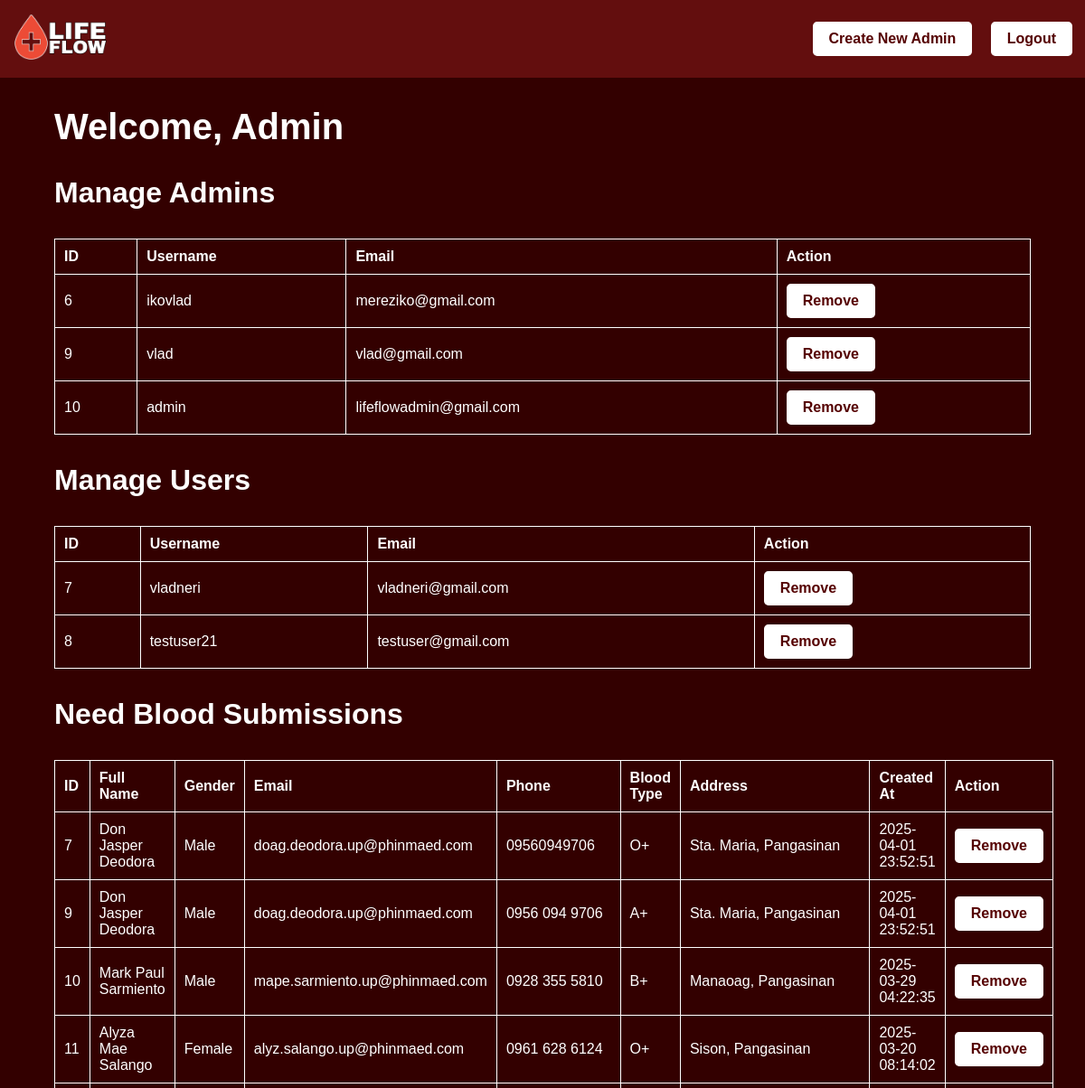
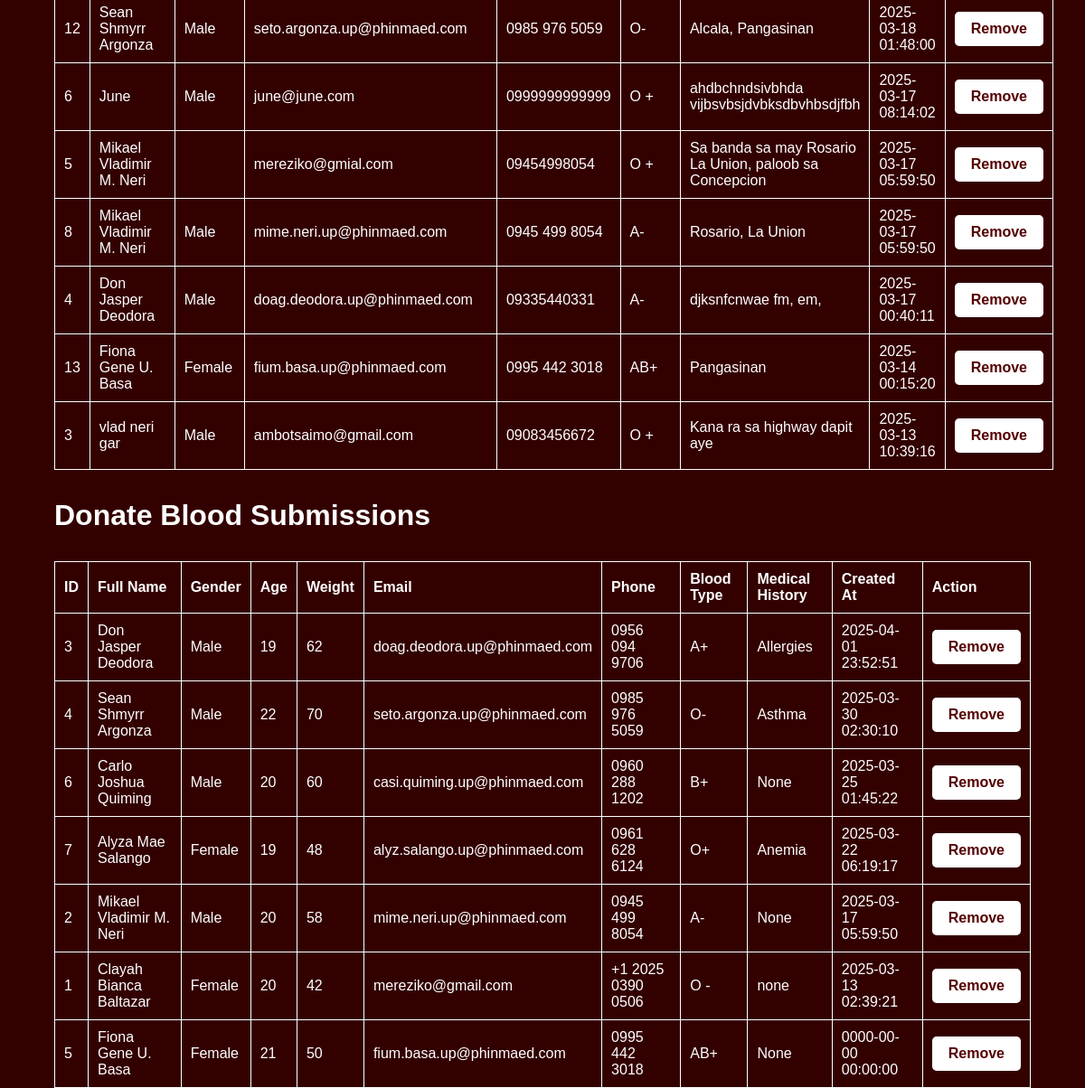
Page /htdocs/Life-Flow/admin.php (signed in) on the committed database (2 pictures, top to bottom).
### tables this page shows
CREATE TABLE `users` (
  `id` int(11) NOT NULL,
  `username` varchar(50) NOT NULL,
  `email` varchar(100) NOT NULL,
  `password` varchar(255) NOT NULL,
  `is_admin` tinyint(1) DEFAULT 0
);

CREATE TABLE `need_blood` (
  `id` int(11) NOT NULL,
  `user_id` int(11) DEFAULT NULL,
  `full_name` varchar(100) DEFAULT NULL,
  `gender` varchar(10) DEFAULT NULL,
  `email` varchar(100) DEFAULT NULL,
  `phone` varchar(20) DEFAULT NULL,
  `blood_type` varchar(10) DEFAULT NULL,
  `address` text DEFAULT NULL,
  `created_at` timestamp NOT NULL DEFAULT current_timestamp()
);

CREATE TABLE `donate_blood` (
  `id` int(11) NOT NULL,
  `user_id` int(11) DEFAULT NULL,
  `full_name` varchar(100) DEFAULT NULL,
  `gender` varchar(10) DEFAULT NULL,
  `age` int(11) DEFAULT NULL,
  `weight` int(11) DEFAULT NULL,
  `email` varchar(100) DEFAULT NULL,
  `phone` varchar(20) DEFAULT NULL,
  `blood_type` varchar(10) DEFAULT NULL,
  `medical_history` text DEFAULT NULL,
  `created_at` timestamp NOT NULL DEFAULT current_timestamp()
);

### htdocs/Life-Flow/admin.php (the view, shortened to what this page needs)
<?php
include('db_connect.php');
$admins       = $conn->query("SELECT id, username, email FROM users WHERE is_admin=1");
$normal_users = $conn->query("SELECT id, username, email FROM users WHERE is_admin=0");
$needRequests   = $conn->query("SELECT * FROM need_blood ORDER BY created_at DESC");
$donateRequests = $conn->query("SELECT * FROM donate_blood ORDER BY created_at DESC");
?>
<!DOCTYPE html>
<html>
<head>
    <link rel="stylesheet" href="./css/admin.css">
</head>
<body>
    <nav class="navbar container">
        <div class="logo">
            <a href="./index.php">
                <img src="./images/Frame 4.png" alt="Logo">
            </a>
        </div>
        <div class="nav-right">
            <a href="admin_register.php" class="button">Create New Admin</a>
            <a href="admin_logout.php" class="button">
                <button>Logout</button>
            </a>
        </div>
    </nav>
    <div class="container">
        <h1>Welcome, Admin</h1>
        <h2>Manage Admins</h2>
        <table>
            <tr>
                <th>ID</th>
                <th>Username</th>
                <th>Email</th>
                <th>Action</th>
            </tr>
            <?php while ($row = $admins->fetch_assoc()) { ?>
            <tr>
                <td><?= $row['id'] ?></td>
                <td><?= htmlspecialchars($row['username']) ?></td>
                <td><?= htmlspecialchars($row['email']) ?></td>
                <td>
                    <a href="admin.php?delete_user=<?= $row['id'] ?>" class="button">Remove</a>
                </td>
            </tr>
            <?php } ?>
        </table>
        <h2>Manage Users</h2>
        <table>
            <tr>
                <th>ID</th>
                <th>Username</th>
                <th>Email</th>
                <th>Action</th>
            </tr>
            <?php while ($row = $normal_users->fetch_assoc()) { ?>
            <tr>
                <td><?= $row['id'] ?></td>
                <td><?= htmlspecialchars($row['username']) ?></td>
                <td><?= htmlspecialchars($row['email']) ?></td>
                <td>
                    <a href="admin.php?delete_user=<?= $row['id'] ?>" class="button">Remove</a>
                </td>
            </tr>
            <?php } ?>
        </table>
        <h2>Need Blood Submissions</h2>
        <table>
            <tr>
                <th>ID</th>
                <th>Full Name</th>
                <th>Gender</th>
                <th>Email</th>
                <th>Phone</th>
                <th>Blood Type</th>
                <th>Address</th>
                <th>Created At</th>
                <th>Action</th>
            </tr>
            <?php while ($row = $needRequests->fetch_assoc()) { ?>
            <tr>
                <td><?= $row['id'] ?></td>
                <td><?= htmlspecialchars($row['full_name']) ?></td>
                <td><?= htmlspecialchars($row['gender']) ?></td>
                <td><?= htmlspecialchars($row['email']) ?></td>
                <td><?= htmlspecialchars($row['phone']) ?></td>
                <td><?= htmlspecialchars($row['blood_type']) ?></td>
                <td><?= htmlspecialchars($row['address']) ?></td>
                <td><?= $row['created_at'] ?></td>
                <td>
                    <a href="admin.php?remove_need_id=<?= $row['id'] ?>"
                       class="button"
                       onclick="return confirm('Remove this Need Blood entry?');">
                       Remove
                    </a>
                </td>
            </tr>
            <?php } ?>
        </table>
        <h2>Donate Blood Submissions</h2>
        <table>
            <tr>
                <th>ID</th>
                <th>Full Name</th>
                <th>Gender</th>
                <th>Age</th>
                <th>Weight</th>
                <th>Email</th>
                <th>Phone</th>
                <th>Blood Type</th>
                <th>Medical History</th>
                <th>Created At</th>
                <th>Action</th>
            </tr>
            <?php while ($row = $donateRequests->fetch_assoc()) { ?>
            <tr>
                <td><?= $row['id'] ?></td>
                <td><?= htmlspecialchars($row['full_name']) ?></td>
                <td><?= htmlspecialchars($row['gender']) ?></td>
                <td><?= htmlspecialchars($row['age']) ?></td>
                <td><?= htmlspecialchars($row['weight']) ?></td>
                <td><?= htmlspecialchars($row['email']) ?></td>
                <td><?= htmlspecialchars($row['phone']) ?></td>
                <td><?= htmlspecialchars($row['blood_type']) ?></td>
                <td><?= htmlspecialchars($row['medical_history']) ?></td>
                <td><?= $row['created_at'] ?></td>
                <td>
                    <a href="admin.php?remove_donate_id=<?= $row['id'] ?>"
                       class="button"
                       onclick="return confirm('Remove this Donate Blood entry?');">
                       Remove
                    </a>
                </td>
            </tr>
            <?php } ?>
        </table>
    </div>
</body>
</html>

### htdocs/Life-Flow/css/admin.css (style rules this page uses)
body { background: #330000; color: #fff; margin: 0; padding: 0; font-family: Arial, sans-serif; }
.container { width: 90%; margin: auto; }
.navbar { background: #630e0e; padding: 1rem; width: 97.5%; display: flex; justify-content: space-between; align-items: center; }
.logo img { height: 50px; }
.button { display: inline-block; background-color: #fff; color: #550000; text-decoration: none; padding: 0.5rem 1rem; border-radius: 0.3rem; font-weight: bold; transition: background-color 0.2s ease-in-out; border: 2px solid #fff; }
.nav-right a.button button { background: none; border: none; color: inherit; font: inherit; padding: 0; cursor: pointer; }
.nav-right { display: inline; align-items: center; justify-content: flex-end; }
.nav-right .button { margin-left: 1rem; }
h1 { margin-top: 2rem; font-size: 2.5rem; }
h2 { margin-top: 2rem; font-size: 2rem; }
table { width: 100%; border-collapse: collapse; margin-top: 2rem; }
table, th, td { border: 1px solid #fff; }
th, td { padding: 10px; text-align: left; }
table a.button { margin: 0; }
.container h1, .container h2 { margin-left: 0; margin-right: 0; }

### rows in the picture
users: id "6", username "ikovlad", email "mereziko@gmail.com"
users: id "9", username "vlad", email "vlad@gmail.com"
users: id "10", username "admin", email "lifeflowadmin@gmail.com"
users: id "7", username "vladneri", email "vladneri@gmail.com"
users: id "8", username "testuser21", email "testuser@gmail.com"
need_blood: id "7", full_name "Don Jasper Deodora", gender "Male", email "doag.deodora.up@phinmaed.com", phone "09560949706", blood_type "O+", address "Sta. Maria, Pangasinan", created_at "2025-04-01 23:52:51"
need_blood: id "9", full_name "Don Jasper Deodora", gender "Male", email "doag.deodora.up@phinmaed.com", phone "0956 094 9706", blood_type "A+", address "Sta. Maria, Pangasinan", created_at "2025-04-01 23:52:51"
need_blood: id "10", full_name "Mark Paul Sarmiento", gender "Male", email "mape.sarmiento.up@phinmaed.com", phone "0928 355 5810", blood_type "B+", address "Manaoag, Pangasinan", created_at "2025-03-29 04:22:35"
need_blood: id "11", full_name "Alyza Mae Salango", gender "Female", email "alyz.salango.up@phinmaed.com", phone "0961 628 6124", blood_type "O+", address "Sison, Pangasinan", created_at "2025-03-20 08:14:02"
need_blood: id "12", full_name "Sean Shmyrr Argonza", gender "Male", email "seto.argonza.up@phinmaed.com", phone "0985 976 5059", blood_type "O-", address "Alcala, Pangasinan", created_at "2025-03-18 01:48:00"
need_blood: id "6", full_name "June", gender "Male", email "june@june.com", phone "0999999999999", blood_type "O +", address "ahdbchndsivbhda vijbsvbsjdvbksdbvhbsdjfbh", created_at "2025-03-17 08:14:02"
need_blood: id "5", full_name "Mikael Vladimir M. Neri", email "mereziko@gmial.com", phone "09454998054", blood_type "O +", address "Sa banda sa may Rosario La Union, paloob sa Concepcion", created_at "2025-03-17 05:59:50"
need_blood: id "8", full_name "Mikael Vladimir M. Neri", gender "Male", email "mime.neri.up@phinmaed.com", phone "0945 499 8054", blood_type "A-", address "Rosario, La Union", created_at "2025-03-17 05:59:50"
need_blood: id "4", full_name "Don Jasper Deodora", gender "Male", email "doag.deodora.up@phinmaed.com", phone "09335440331", blood_type "A-", address "djksnfcnwae fm, em,", created_at "2025-03-17 00:40:11"
need_blood: id "13", full_name "Fiona Gene U. Basa", gender "Female", email "fium.basa.up@phinmaed.com", phone "0995 442 3018", blood_type "AB+", address "Pangasinan", created_at "2025-03-14 00:15:20"
need_blood: id "3", full_name "vlad neri gar", gender "Male", email "ambotsaimo@gmail.com", phone "09083456672", blood_type "O +", address "Kana ra sa highway dapit aye", created_at "2025-03-13 10:39:16"
donate_blood: id "3", full_name "Don Jasper Deodora", gender "Male", age "19", weight "62", email "doag.deodora.up@phinmaed.com", phone "0956 094 9706", blood_type "A+", medical_history "Allergies", created_at "2025-04-01 23:52:51"
donate_blood: id "4", full_name "Sean Shmyrr Argonza", gender "Male", age "22", weight "70", email "seto.argonza.up@phinmaed.com", phone "0985 976 5059", blood_type "O-", medical_history "Asthma", created_at "2025-03-30 02:30:10"
donate_blood: id "6", full_name "Carlo Joshua Quiming", gender "Male", age "20", weight "60", email "casi.quiming.up@phinmaed.com", phone "0960 288 1202", blood_type "B+", medical_history "None", created_at "2025-03-25 01:45:22"
donate_blood: id "7", full_name "Alyza Mae Salango", gender "Female", age "19", weight "48", email "alyz.salango.up@phinmaed.com", phone "0961 628 6124", blood_type "O+", medical_history "Anemia", created_at "2025-03-22 06:19:17"
donate_blood: id "2", full_name "Mikael Vladimir M. Neri", gender "Male", age "20", weight "58", email "mime.neri.up@phinmaed.com", phone "0945 499 8054", blood_type "A-", medical_history "None", created_at "2025-03-17 05:59:50"
donate_blood: id "1", full_name "Clayah Bianca Baltazar", gender "Female", age "20", weight "42", email "mereziko@gmail.com", phone "+1 2025 0390 0506", blood_type "O -", medical_history "none", created_at "2025-03-13 02:39:21"
donate_blood: id "5", full_name "Fiona Gene U. Basa", gender "Female", age "21", weight "50", email "fium.basa.up@phinmaed.com", phone "0995 442 3018", blood_type "AB+", medical_history "None", created_at "0000-00-00 00:00:00"
